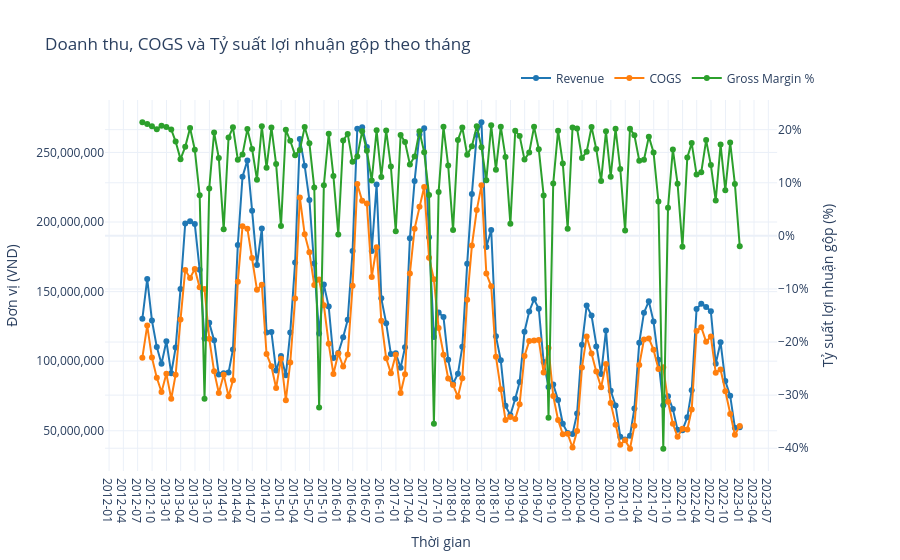

Notebook cell for this chart:
### Markdown cell above
Góc 5: Revenue Leakage — Tiền đang chảy đi đâu?
**Câu hỏi kinh doanh:** Doanh thu thực tế bị mất bao nhiêu, do đâu?

**Mạch phân tích:**
- `order_items` → tính tổng `discount_amount` theo tháng → discount chiếm bao nhiêu % revenue gốc?
- Join với `promotions` → promotion nào tốn chi phí discount nhiều nhất nhưng không tăng quantity?
- Join với `returns` → refund_amount theo category → category nào có net revenue thấp nhất sau khi trừ return?
- **Prescriptive:** Cắt giảm promotion nào? Category nào cần cải thiện chất lượng?


Góc 6: Product Quality Loop — Vòng lặp chất lượng
**Câu hỏi kinh doanh:** Sản phẩm nào đang hại brand?

**Mạch phân tích:**
- Join `reviews` + `returns` + `products` theo `product_id`
- Cross `return_reason` với `rating` → sản phẩm rating thấp có return rate cao không?
- Segment nào (`Premium` vs `Standard`) có gap lớn nhất giữa kỳ vọng (price) và thực tế (rating)?
- `wrong_size` vs `defective` vs `changed_mind` → lý do nào controllable?
- **Prescriptive:** Đầu tư vào size guide, QC, hay product description?


Góc 7: Customer Purchase Pattern — Ai mua, mua khi nào?
**Câu hỏi kinh doanh:** Khi nào nên đẩy marketing/promotion?

**Mạch phân tích:**
- `orders` → aggregate theo tháng/quý → seasonality rõ không? (Tết, 11/11, Black Friday)
- `order_items` join `products` → category nào bán chạy theo mùa?
- `orders.order_source` + `orders.device_type` → channel nào convert tốt nhất?
- Cohort analysis: khách mua lần đầu tháng nào có retention cao nhất?
- **Prescriptive:** Lịch promotion tối ưu theo mùa + channel allocation

### Code cell
sales['Date'] = pd.to_datetime(sales['Date'])
sales = sales.sort_values('Date').reset_index(drop=True)
sales['gross_margin_pct'] = np.where(sales['Revenue'] != 0,
                                    (sales['Revenue'] - sales['COGS']) / sales['Revenue'],
                                    np.nan)

fig = make_subplots(specs=[[{"secondary_y": True}]])
fig.add_trace(
    go.Scatter(x=sales['Date'], y=sales['Revenue'], mode='lines+markers',
               name='Revenue', line=dict(color='#1f77b4')),
    secondary_y=False
)
fig.add_trace(
    go.Scatter(x=sales['Date'], y=sales['COGS'], mode='lines+markers',
               name='COGS', line=dict(color='#ff7f0e')),
    secondary_y=False
)

# Gross margin % on secondary y
fig.add_trace(
    go.Scatter(x=sales['Date'], y=sales['gross_margin_pct'], mode='lines+markers',
               name='Gross Margin %', line=dict(color='#2ca02c'),
               hovertemplate='%{x}<br>Gross Margin: %{y:.2%}'),
    secondary_y=True
)

# aggregate to month (use 'ME' for month end frequency)
sales_monthly = sales.set_index('Date').resample('ME').sum()[['Revenue','COGS']].reset_index()
sales_monthly['gross_margin_pct'] = np.where(
    sales_monthly['Revenue'] != 0,
    (sales_monthly['Revenue'] - sales_monthly['COGS']) / sales_monthly['Revenue'],
    np.nan
)

# replace traces data with monthly series
fig.data[0].x = sales_monthly['Date']
fig.data[0].y = sales_monthly['Revenue']
fig.data[1].x = sales_monthly['Date']
fig.data[1].y = sales_monthly['COGS']
fig.data[2].x = sales_monthly['Date']
fig.data[2].y = sales_monthly['gross_margin_pct']

# improve hover and x-axis display for months
fig.update_traces(selector=dict(name='Doanh thu'), hovertemplate='%{x|%Y-%m}<br>Doanh thu: %{y:,.0f}')
fig.update_traces(selector=dict(name='COGS'), hovertemplate='%{x|%Y-%m}<br>COGS: %{y:,.0f}')
fig.update_traces(selector=dict(name='Tỷ suất lợi nhuận gộp (%)'), hovertemplate='%{x|%Y-%m}<br>Tỷ suất lợi nhuận gộp: %{y:.2%}')
fig.update_xaxes(tickformat='%Y-%m', dtick="M3")  # show every 3 months for readability
fig.update_layout(
    title='Doanh thu, COGS và Tỷ suất lợi nhuận gộp theo tháng',
    xaxis_title='Thời gian',
    template='plotly_white',
    legend=dict(orientation='h', yanchor='bottom', y=1.02, xanchor='right', x=1)
)
fig.update_yaxes(title_text='Đơn vị (VND)', secondary_y=False, tickformat=',')
fig.update_yaxes(title_text='Tỷ suất lợi nhuận gộp (%)', secondary_y=True, tickformat='.0%')

fig.show()
